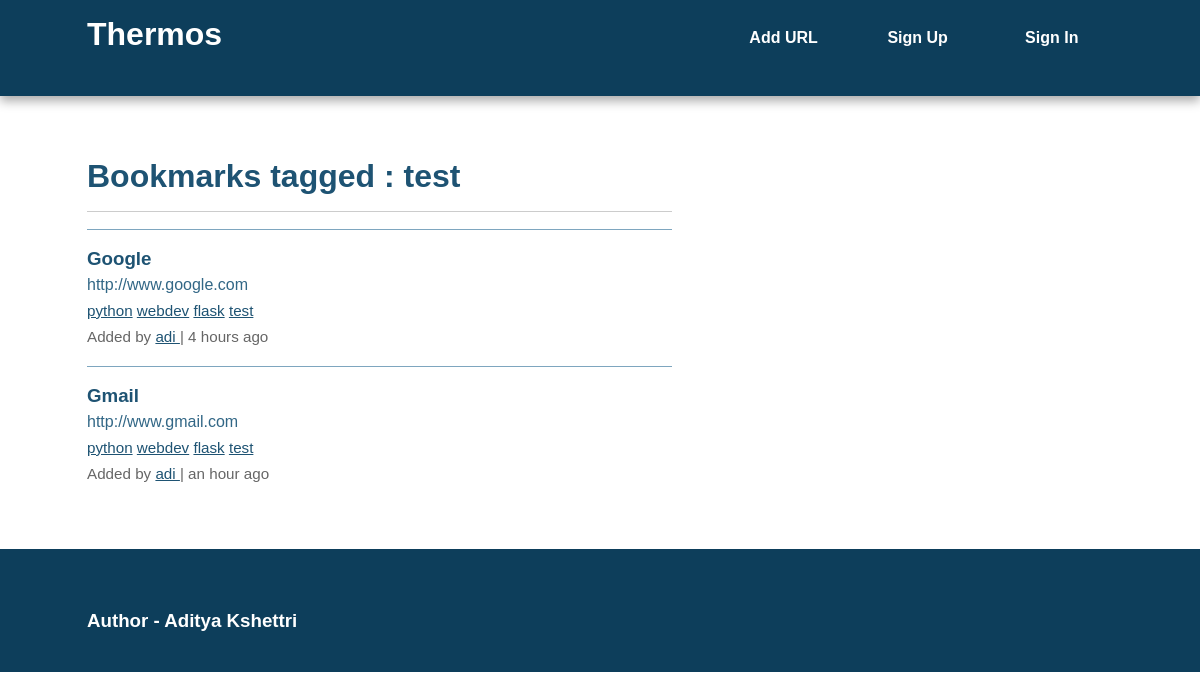
The app's page /tag/test with its own data.
### thermos/models.py (models this page shows, shortened)
class Tag(db.Model):
    id = db.Column(db.Integer, primary_key=True)
    name = db.Column(db.String(25), nullable=False, unique=True, index=True)
    def __repr__(self):
        return self.name

class Bookmark(db.Model):
    id = db.Column(db.Integer, primary_key=True)
    url = db.Column(db.Text, nullable=False)
    date = db.Column(db.DateTime, default=datetime.utcnow())
    description = db.Column(db.String(300))
    user_id = db.Column(db.Integer, db.ForeignKey('user.id'), nullable=False)
    _tags = db.relationship('Tag', secondary=tags, lazy='joined', backref=db.backref('bookmarks', lazy='dynamic'))
    @property
    def tags(self):
        return ",".join([t.name for t in self._tags])
    @tags.setter
    def tags(self, string):
        if string:
            self._tags = [Tag.get_or_create(name) for name in string.split(',')]

class User(db.Model, UserMixin):
    id = db.Column(db.Integer, primary_key=True)
    username = db.Column(db.String(80), unique=True)
    email = db.Column(db.String(120), unique=True)
    bookmarks = db.relationship('Bookmark', backref='user', lazy='dynamic')
    password_hash = db.Column(db.String)
    @property
    def password(self):
        raise AttributeError('password: write-only field')

### thermos/views.py (the view)
@app.route('/tag/<name>')
def tag(name):
    tag = Tag.query.filter_by(name=name).first_or_404()
    return render_template('tag.html', tag=tag)

### thermos/views.py (called while the page is built)
@app.context_processor
def inject_tags():
    return dict(all_tags=Tag.all)

### thermos/templates/tag.html (shortened to what this page needs)
{% extends "base.html" %}
{% block content %}
    <article>
        <header>
            <h1>Bookmarks tagged : {{ tag }}</h1>
        <hr>
            {% if tag.bookmarks.count()>0 %}
            {% with bookmarks=tag.bookmarks %}
                {% include "bookmark_list.html" %}
            {% endwith %}
            {% else %}
                There are no bookmarks with this tag.
            {% endif %}
        </header>
    </article>
{% endblock %}

### thermos/templates/bookmark_list.html
<ul class="bookmarks">
    {% for bookmark in bookmarks %}
        <li>
            {% include "bookmark.html" %}
        </li>
    {% endfor %}
</ul>

### thermos/templates/bookmark.html (shortened to what this page needs)
<div class="bookmark">
    <a class="header" href="{{bookmark.url}}">
        <h3 class="description">
            {{bookmark.description|truncate(50, killwords=True)}}
        </h3>
        <span class="url">
            {{bookmark.url|truncate(50, killwords=True)}}
        </span>
    </a>
    <div class="info">
        <span class="tags">
            {% if bookmark.tags %}
                {% for t in bookmark._tags %}
                    <a href="{{ url_for('tag', name=t) }}">{{ t }}</a>
                {% endfor %}
            {% else %}
                No Tags.
            {% endif %}
        </span>
        <br>
        Added by <a href="{{ url_for('user', username=bookmark.user.username) }}">
            {{ bookmark.user.username }}
        </a> |
        {{ moment(bookmark.date).fromNow() }}
    </div>
</div>

### thermos/static/css/main.css (style rules this page uses)
html { color: #222; font-size: 1em; line-height: 1.4; }
hr { display: block; height: 1px; border: 0; border-top: 1px solid #ccc; margin: 1em 0; padding: 0; }
body { font: 16px/26px Helvetica, Helvetica Neue, Arial; }
.main article h1 { font-size: 2em; }
a, a:visited { color: #1e5373; }
h1, h2, h3, h4, h5, h6 { color: #1e5373; }
ul.bookmarks { list-style: none none; padding-left: 0; }
.bookmark { padding-bottom: .5em; border-top: 1px solid #7ea6bf; padding: 1em 0; }
a.header { color: #326786; text-decoration: none; display: block; }
a.header h3 { margin: 0 0; }
div.info { font-size: .95em; color: #666666; }
@media only screen and (min-width: 768px) { .main article { float: left; width: 57%; } }

### records on screen
Tag: name "test"
Bookmark: description "Google", url "http://www.google.com", user.username "adi", date "4 hours ago"
Tag: name "python"
Tag: name "webdev"
Tag: name "flask"
Bookmark: description "Gmail", url "http://www.gmail.com", user.username "adi", date "an hour ago"
